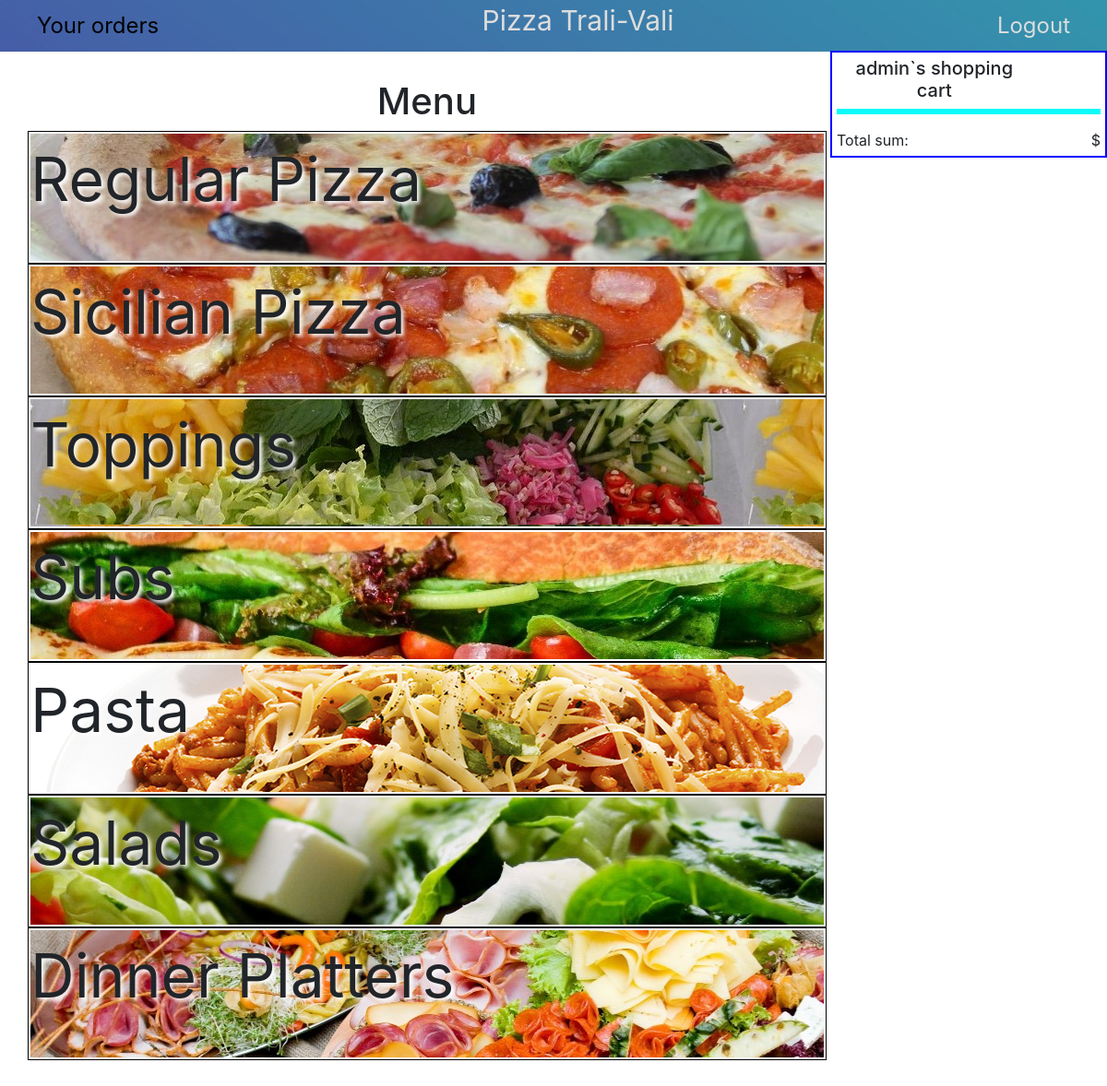
The app's page / (signed in) with its own data.
### orders/models.py (models this page shows, shortened)
class Menu(models.Model):
    name = models.CharField(max_length=20)
    image = models.CharField(max_length=30, null=True)

### orders/views.py (the view)
# urls.py: path("", views.index, name="index"),
def index(request):
    if not request.user.is_authenticated:
        return render(request, "orders/login.html", {"message": None})
    context = {
        "user": request.user,
        "menu": display_menu()
    }
    user_shop_cart = ShopCart.objects.filter(user__username=request.user, ordered=False).all()
    if user_shop_cart:
        shop_cart = []
        for dish in user_shop_cart:
            dish_cart = ShopCart.objects.get(id=dish.id)
            shop_cart.append(dish_cart.cart_view())
        context["user_shop_cart"] = shop_cart
    return render(request, "orders/index.html", context)

### orders/views.py (called while the page is built)
def display_menu():
    menu_list = Menu.objects.all()
    menu = []
    for i in range(len(menu_list)):
        dishes = Items.objects.filter(menu=i+1)
        data = []
        name = menu_list[i]
        for dish in dishes:
            if dish.trait:
                item = {'name': dish.name, dish.trait: dish.price}
            elif dish.price:
                item = {'name': dish.name, 'price': dish.price}
            else:
                item = {'name': dish.name}
            index = -1
            for i in range(len(data)):
                if dish.name == data[i]['name']:
                    index = i
            if index == -1:
                data.append(item)
            else:
                data[index][dish.trait] = dish.price
        menu.append({'name': name.name, 'image': name.image, 'dishes': data})
    return menu

### orders/templates/orders/index.html (shortened to what this page needs)
{% extends "orders/base.html" %}
{% load static %}
{% block body %}
<h1>Menu</h1>
{% for dishes in menu %}
    <div class='menu'>
        <div class="dishes {{dishes.image}}">{{ dishes.name }}</div>
    </div>
{% endfor %}
<div class="cart">
    <h5><span class="user">{{ user }}</span>`s shopping cart</h5>
    <ol id="select-dish"></ol>
    <div>Total sum: <span id="sum-shop-cart"></span></div>
</div>
{% endblock %}

### orders/static/orders/styles.css (style rules this page uses)
h1, h2, h3, h4, h5 { text-align: center; width: 74%; }
.menu { width: 74%; cursor: pointer; }
.dishes { height: 18vh; font-size: 5.5vw; text-shadow: 3px 3px 4px white; border: 1px solid black; padding: 2px; }
.regular { background: url("regular.jpg") content-box; }
.sicilian { background: url("sicilian.jpg") content-box; }
.toppings { background: url("toppings.jpg") content-box; }
.subs { background: url("subs.jpg") content-box; }
.pasta { background: url("pasta.png") content-box; }
.salad { background: url("salad.jpg") content-box; }
.platters { background: url("platters.jpg") content-box; }
.cart { position: fixed; top: 55px; right: 0; width: 25%; border: 2px solid blue; padding: 5px; }
#select-dish { background: #0bfafa; padding: 3px; }
#sum-shop-cart { float: right; }
#sum-shop-cart::before { content: '$'; }

### records on screen
Menu: name "Regular Pizza"
Menu: name "Sicilian Pizza"
Menu: name "Toppings"
Menu: name "Subs"
Menu: name "Pasta"
Menu: name "Salads"
Menu: name "Dinner Platters"

### other values on screen
{{ user }} "admin"
